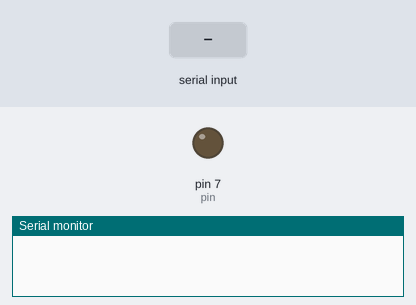
The sketch below on a simulated Arduino Uno, built with avr-gcc and run on an emulated ATmega328P. Parts: output pins drawn as LEDs (lit = HIGH), the last lines printed to the serial monitor. The test bench sets the inputs (shaded band).

Above: at 1.2 s.
1.3 s: "1" received over the second serial link
At 2.35 s:
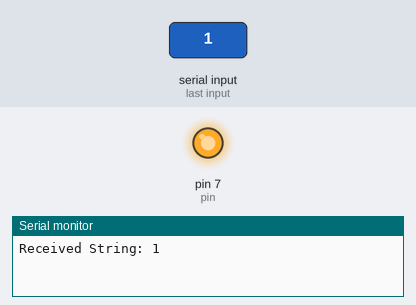
Timing chart, 0 to 4.3 s (numbered marks = the images above; inputs shaded):
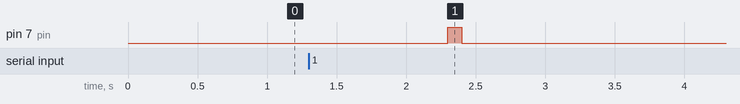

Measured:
- after the input at 1.3 s, pin 7 (pin): LOW → HIGH after 1.0 s, → LOW 0.10 s later

The sketch:

Arduino-FileTransfer-simple.ino.ino
```cpp
#include <SoftwareSerial.h>

SoftwareSerial espSerial(2, 3);

const String message = "hola";
const byte pin = 7;
void setup()
{
  Serial.begin(9600);
  espSerial.begin(9600);
  pinMode(pin, OUTPUT);
  digitalWrite(pin, LOW);
  while (!Serial) {;}
  while (!espSerial) {;}
}

void loop()
{
  if (espSerial.available()){
    String incomingString = espSerial.readString();
    digitalWrite(pin, HIGH);
    Serial.println("Received String: " + incomingString);
    delay(100);
    digitalWrite(pin, LOW);
  }
}
```
